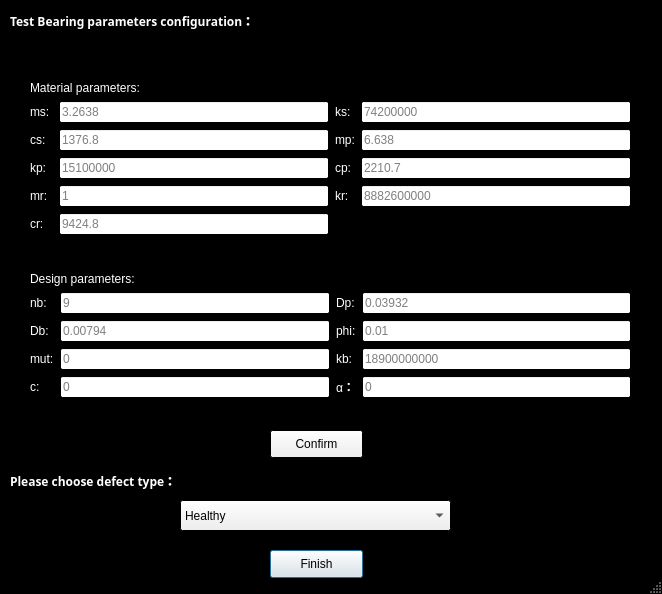
<?xml version="1.0" encoding="UTF-8"?>
<ui version="4.0">
 <class>Dialog</class>
 <widget class="QDialog" name="Dialog">
  <property name="geometry">
   <rect>
    <x>0</x>
    <y>0</y>
    <width>662</width>
    <height>594</height>
   </rect>
  </property>
  <property name="minimumSize">
   <size>
    <width>662</width>
    <height>594</height>
   </size>
  </property>
  <property name="maximumSize">
   <size>
    <width>662</width>
    <height>594</height>
   </size>
  </property>
  <property name="palette">
   <palette>
    <active>
     <colorrole role="Base">
      <brush brushstyle="SolidPattern">
       <color alpha="255">
        <red>255</red>
        <green>255</green>
        <blue>255</blue>
       </color>
      </brush>
     </colorrole>
     <colorrole role="Window">
      <brush brushstyle="SolidPattern">
       <color alpha="255">
        <red>0</red>
        <green>0</green>
        <blue>0</blue>
       </color>
      </brush>
     </colorrole>
    </active>
    <inactive>
     <colorrole role="Base">
      <brush brushstyle="SolidPattern">
       <color alpha="255">
        <red>255</red>
        <green>255</green>
        <blue>255</blue>
       </color>
      </brush>
     </colorrole>
     <colorrole role="Window">
      <brush brushstyle="SolidPattern">
       <color alpha="255">
        <red>0</red>
        <green>0</green>
        <blue>0</blue>
       </color>
      </brush>
     </colorrole>
    </inactive>
    <disabled>
     <colorrole role="Base">
      <brush brushstyle="SolidPattern">
       <color alpha="255">
        <red>0</red>
        <green>0</green>
        <blue>0</blue>
       </color>
      </brush>
     </colorrole>
     <colorrole role="Window">
      <brush brushstyle="SolidPattern">
       <color alpha="255">
        <red>0</red>
        <green>0</green>
        <blue>0</blue>
       </color>
      </brush>
     </colorrole>
    </disabled>
   </palette>
  </property>
  <property name="windowTitle">
   <string>Test Bearing</string>
  </property>
  <property name="sizeGripEnabled">
   <bool>true</bool>
  </property>
  <widget class="QLabel" name="label">
   <property name="geometry">
    <rect>
     <x>10</x>
     <y>470</y>
     <width>321</width>
     <height>21</height>
    </rect>
   </property>
   <property name="sizePolicy">
    <sizepolicy hsizetype="Preferred" vsizetype="Fixed">
     <horstretch>0</horstretch>
     <verstretch>0</verstretch>
    </sizepolicy>
   </property>
   <property name="palette">
    <palette>
     <active>
      <colorrole role="WindowText">
       <brush brushstyle="SolidPattern">
        <color alpha="255">
         <red>255</red>
         <green>255</green>
         <blue>255</blue>
        </color>
       </brush>
      </colorrole>
     </active>
     <inactive>
      <colorrole role="WindowText">
       <brush brushstyle="SolidPattern">
        <color alpha="255">
         <red>255</red>
         <green>255</green>
         <blue>255</blue>
        </color>
       </brush>
      </colorrole>
     </inactive>
     <disabled>
      <colorrole role="WindowText">
       <brush brushstyle="SolidPattern">
        <color alpha="255">
         <red>120</red>
         <green>120</green>
         <blue>120</blue>
        </color>
       </brush>
      </colorrole>
     </disabled>
    </palette>
   </property>
   <property name="font">
    <font>
     <family>Arial Black</family>
     <weight>75</weight>
     <bold>true</bold>
    </font>
   </property>
   <property name="text">
    <string>Please choose defect type：</string>
   </property>
  </widget>
  <widget class="QPushButton" name="pushButton_finish">
   <property name="geometry">
    <rect>
     <x>270</x>
     <y>550</y>
     <width>93</width>
     <height>28</height>
    </rect>
   </property>
   <property name="text">
    <string>Finish</string>
   </property>
  </widget>
  <widget class="QLabel" name="label_3">
   <property name="geometry">
    <rect>
     <x>10</x>
     <y>10</y>
     <width>341</width>
     <height>21</height>
    </rect>
   </property>
   <property name="palette">
    <palette>
     <active>
      <colorrole role="WindowText">
       <brush brushstyle="SolidPattern">
        <color alpha="255">
         <red>255</red>
         <green>255</green>
         <blue>255</blue>
        </color>
       </brush>
      </colorrole>
     </active>
     <inactive>
      <colorrole role="WindowText">
       <brush brushstyle="SolidPattern">
        <color alpha="255">
         <red>255</red>
         <green>255</green>
         <blue>255</blue>
        </color>
       </brush>
      </colorrole>
     </inactive>
     <disabled>
      <colorrole role="WindowText">
       <brush brushstyle="SolidPattern">
        <color alpha="255">
         <red>120</red>
         <green>120</green>
         <blue>120</blue>
        </color>
       </brush>
      </colorrole>
     </disabled>
    </palette>
   </property>
   <property name="font">
    <font>
     <family>Arial Black</family>
     <weight>75</weight>
     <bold>true</bold>
    </font>
   </property>
   <property name="text">
    <string>Test Bearing parameters configuration：</string>
   </property>
  </widget>
  <widget class="QPushButton" name="pushButton_confirm">
   <property name="geometry">
    <rect>
     <x>270</x>
     <y>430</y>
     <width>93</width>
     <height>28</height>
    </rect>
   </property>
   <property name="text">
    <string>Confirm</string>
   </property>
  </widget>
  <widget class="QComboBox" name="comboBox">
   <property name="geometry">
    <rect>
     <x>180</x>
     <y>500</y>
     <width>271</width>
     <height>31</height>
    </rect>
   </property>
   <property name="sizePolicy">
    <sizepolicy hsizetype="Minimum" vsizetype="Ignored">
     <horstretch>0</horstretch>
     <verstretch>0</verstretch>
    </sizepolicy>
   </property>
   <item>
    <property name="text">
     <string>Healthy</string>
    </property>
   </item>
   <item>
    <property name="text">
     <string>RaceWay</string>
    </property>
   </item>
   <item>
    <property name="text">
     <string>Ball</string>
    </property>
   </item>
  </widget>
  <widget class="QWidget" name="">
   <property name="geometry">
    <rect>
     <x>30</x>
     <y>50</y>
     <width>601</width>
     <height>381</height>
    </rect>
   </property>
   <layout class="QVBoxLayout" name="verticalLayout">
    <item>
     <layout class="QGridLayout" name="gridLayout">
      <item row="3" column="2">
       <widget class="QLabel" name="label_14">
        <property name="palette">
         <palette>
          <active>
           <colorrole role="WindowText">
            <brush brushstyle="SolidPattern">
             <color alpha="255">
              <red>255</red>
              <green>255</green>
              <blue>255</blue>
             </color>
            </brush>
           </colorrole>
          </active>
          <inactive>
           <colorrole role="WindowText">
            <brush brushstyle="SolidPattern">
             <color alpha="255">
              <red>255</red>
              <green>255</green>
              <blue>255</blue>
             </color>
            </brush>
           </colorrole>
          </inactive>
          <disabled>
           <colorrole role="WindowText">
            <brush brushstyle="SolidPattern">
             <color alpha="255">
              <red>120</red>
              <green>120</green>
              <blue>120</blue>
             </color>
            </brush>
           </colorrole>
          </disabled>
         </palette>
        </property>
        <property name="toolTip">
         <string>&lt;html&gt;&lt;head/&gt;&lt;body&gt;&lt;p&gt;Pedestal damping&lt;/p&gt;&lt;p&gt;Unit: Ns/m&lt;/p&gt;&lt;/body&gt;&lt;/html&gt;</string>
        </property>
        <property name="text">
         <string>cp:</string>
        </property>
       </widget>
      </item>
      <item row="3" column="1">
       <widget class="QLineEdit" name="lineEdit_bearing_kp">
        <property name="placeholderText">
         <string>15100000</string>
        </property>
       </widget>
      </item>
      <item row="2" column="3">
       <widget class="QLineEdit" name="lineEdit_bearing_mp">
        <property name="placeholderText">
         <string>6.638</string>
        </property>
       </widget>
      </item>
      <item row="5" column="1">
       <widget class="QLineEdit" name="lineEdit_bearing_cr">
        <property name="placeholderText">
         <string>9424.8</string>
        </property>
       </widget>
      </item>
      <item row="4" column="0">
       <widget class="QLabel" name="label_19">
        <property name="palette">
         <palette>
          <active>
           <colorrole role="WindowText">
            <brush brushstyle="SolidPattern">
             <color alpha="255">
              <red>255</red>
              <green>255</green>
              <blue>255</blue>
             </color>
            </brush>
           </colorrole>
          </active>
          <inactive>
           <colorrole role="WindowText">
            <brush brushstyle="SolidPattern">
             <color alpha="255">
              <red>255</red>
              <green>255</green>
              <blue>255</blue>
             </color>
            </brush>
           </colorrole>
          </inactive>
          <disabled>
           <colorrole role="WindowText">
            <brush brushstyle="SolidPattern">
             <color alpha="255">
              <red>120</red>
              <green>120</green>
              <blue>120</blue>
             </color>
            </brush>
           </colorrole>
          </disabled>
         </palette>
        </property>
        <property name="toolTip">
         <string>&lt;html&gt;&lt;head/&gt;&lt;body&gt;&lt;p&gt;Resonator Mass&lt;/p&gt;&lt;p&gt;Unit: kg&lt;/p&gt;&lt;/body&gt;&lt;/html&gt;</string>
        </property>
        <property name="text">
         <string>mr:</string>
        </property>
       </widget>
      </item>
      <item row="2" column="2">
       <widget class="QLabel" name="label_10">
        <property name="palette">
         <palette>
          <active>
           <colorrole role="WindowText">
            <brush brushstyle="SolidPattern">
             <color alpha="255">
              <red>255</red>
              <green>255</green>
              <blue>255</blue>
             </color>
            </brush>
           </colorrole>
          </active>
          <inactive>
           <colorrole role="WindowText">
            <brush brushstyle="SolidPattern">
             <color alpha="255">
              <red>255</red>
              <green>255</green>
              <blue>255</blue>
             </color>
            </brush>
           </colorrole>
          </inactive>
          <disabled>
           <colorrole role="WindowText">
            <brush brushstyle="SolidPattern">
             <color alpha="255">
              <red>120</red>
              <green>120</green>
              <blue>120</blue>
             </color>
            </brush>
           </colorrole>
          </disabled>
         </palette>
        </property>
        <property name="toolTip">
         <string>&lt;html&gt;&lt;head/&gt;&lt;body&gt;&lt;p&gt;Pedestal Mass&lt;/p&gt;&lt;p&gt;Unit: kg&lt;/p&gt;&lt;/body&gt;&lt;/html&gt;</string>
        </property>
        <property name="text">
         <string>mp:</string>
        </property>
       </widget>
      </item>
      <item row="3" column="3">
       <widget class="QLineEdit" name="lineEdit_bearing_cp">
        <property name="placeholderText">
         <string>2210.7</string>
        </property>
       </widget>
      </item>
      <item row="0" column="0" colspan="2">
       <widget class="QLabel" name="label_2">
        <property name="sizePolicy">
         <sizepolicy hsizetype="Preferred" vsizetype="Fixed">
          <horstretch>0</horstretch>
          <verstretch>0</verstretch>
         </sizepolicy>
        </property>
        <property name="palette">
         <palette>
          <active>
           <colorrole role="WindowText">
            <brush brushstyle="SolidPattern">
             <color alpha="255">
              <red>255</red>
              <green>255</green>
              <blue>255</blue>
             </color>
            </brush>
           </colorrole>
          </active>
          <inactive>
           <colorrole role="WindowText">
            <brush brushstyle="SolidPattern">
             <color alpha="255">
              <red>255</red>
              <green>255</green>
              <blue>255</blue>
             </color>
            </brush>
           </colorrole>
          </inactive>
          <disabled>
           <colorrole role="WindowText">
            <brush brushstyle="SolidPattern">
             <color alpha="255">
              <red>120</red>
              <green>120</green>
              <blue>120</blue>
             </color>
            </brush>
           </colorrole>
          </disabled>
         </palette>
        </property>
        <property name="text">
         <string>Material parameters:</string>
        </property>
       </widget>
      </item>
      <item row="4" column="3">
       <widget class="QLineEdit" name="lineEdit_bearing_kr">
        <property name="placeholderText">
         <string>8882600000</string>
        </property>
       </widget>
      </item>
      <item row="1" column="1">
       <widget class="QLineEdit" name="lineEdit_bearing_ms">
        <property name="placeholderText">
         <string>3.2638</string>
        </property>
       </widget>
      </item>
      <item row="2" column="1">
       <widget class="QLineEdit" name="lineEdit_bearing_cs">
        <property name="placeholderText">
         <string>1376.8</string>
        </property>
       </widget>
      </item>
      <item row="1" column="2">
       <widget class="QLabel" name="label_6">
        <property name="palette">
         <palette>
          <active>
           <colorrole role="WindowText">
            <brush brushstyle="SolidPattern">
             <color alpha="255">
              <red>255</red>
              <green>255</green>
              <blue>255</blue>
             </color>
            </brush>
           </colorrole>
          </active>
          <inactive>
           <colorrole role="WindowText">
            <brush brushstyle="SolidPattern">
             <color alpha="255">
              <red>255</red>
              <green>255</green>
              <blue>255</blue>
             </color>
            </brush>
           </colorrole>
          </inactive>
          <disabled>
           <colorrole role="WindowText">
            <brush brushstyle="SolidPattern">
             <color alpha="255">
              <red>120</red>
              <green>120</green>
              <blue>120</blue>
             </color>
            </brush>
           </colorrole>
          </disabled>
         </palette>
        </property>
        <property name="toolTip">
         <string>&lt;html&gt;&lt;head/&gt;&lt;body&gt;&lt;p&gt;Shaft Stiffness&lt;/p&gt;&lt;p&gt;Unit:N/m&lt;/p&gt;&lt;/body&gt;&lt;/html&gt;</string>
        </property>
        <property name="text">
         <string>ks:</string>
        </property>
       </widget>
      </item>
      <item row="1" column="3">
       <widget class="QLineEdit" name="lineEdit_bearing_ks">
        <property name="placeholderText">
         <string>74200000</string>
        </property>
       </widget>
      </item>
      <item row="1" column="0">
       <widget class="QLabel" name="label_4">
        <property name="sizePolicy">
         <sizepolicy hsizetype="Preferred" vsizetype="Preferred">
          <horstretch>0</horstretch>
          <verstretch>0</verstretch>
         </sizepolicy>
        </property>
        <property name="palette">
         <palette>
          <active>
           <colorrole role="WindowText">
            <brush brushstyle="SolidPattern">
             <color alpha="255">
              <red>255</red>
              <green>255</green>
              <blue>255</blue>
             </color>
            </brush>
           </colorrole>
          </active>
          <inactive>
           <colorrole role="WindowText">
            <brush brushstyle="SolidPattern">
             <color alpha="255">
              <red>255</red>
              <green>255</green>
              <blue>255</blue>
             </color>
            </brush>
           </colorrole>
          </inactive>
          <disabled>
           <colorrole role="WindowText">
            <brush brushstyle="SolidPattern">
             <color alpha="255">
              <red>120</red>
              <green>120</green>
              <blue>120</blue>
             </color>
            </brush>
           </colorrole>
          </disabled>
         </palette>
        </property>
        <property name="toolTip">
         <string>&lt;html&gt;&lt;head/&gt;&lt;body&gt;&lt;p&gt;Shaft Mass&lt;/p&gt;&lt;p&gt;Unit: kg&lt;/p&gt;&lt;/body&gt;&lt;/html&gt;</string>
        </property>
        <property name="text">
         <string>ms: </string>
        </property>
       </widget>
      </item>
      <item row="4" column="1">
       <widget class="QLineEdit" name="lineEdit_bearing_mr">
        <property name="placeholderText">
         <string>1</string>
        </property>
       </widget>
      </item>
      <item row="4" column="2">
       <widget class="QLabel" name="label_17">
        <property name="palette">
         <palette>
          <active>
           <colorrole role="WindowText">
            <brush brushstyle="SolidPattern">
             <color alpha="255">
              <red>255</red>
              <green>255</green>
              <blue>255</blue>
             </color>
            </brush>
           </colorrole>
          </active>
          <inactive>
           <colorrole role="WindowText">
            <brush brushstyle="SolidPattern">
             <color alpha="255">
              <red>255</red>
              <green>255</green>
              <blue>255</blue>
             </color>
            </brush>
           </colorrole>
          </inactive>
          <disabled>
           <colorrole role="WindowText">
            <brush brushstyle="SolidPattern">
             <color alpha="255">
              <red>120</red>
              <green>120</green>
              <blue>120</blue>
             </color>
            </brush>
           </colorrole>
          </disabled>
         </palette>
        </property>
        <property name="toolTip">
         <string>&lt;html&gt;&lt;head/&gt;&lt;body&gt;&lt;p&gt;Resonator Stiffness&lt;/p&gt;&lt;p&gt;Unit: N/m&lt;/p&gt;&lt;/body&gt;&lt;/html&gt;</string>
        </property>
        <property name="text">
         <string>kr:</string>
        </property>
       </widget>
      </item>
      <item row="3" column="0">
       <widget class="QLabel" name="label_12">
        <property name="palette">
         <palette>
          <active>
           <colorrole role="WindowText">
            <brush brushstyle="SolidPattern">
             <color alpha="255">
              <red>255</red>
              <green>255</green>
              <blue>255</blue>
             </color>
            </brush>
           </colorrole>
          </active>
          <inactive>
           <colorrole role="WindowText">
            <brush brushstyle="SolidPattern">
             <color alpha="255">
              <red>255</red>
              <green>255</green>
              <blue>255</blue>
             </color>
            </brush>
           </colorrole>
          </inactive>
          <disabled>
           <colorrole role="WindowText">
            <brush brushstyle="SolidPattern">
             <color alpha="255">
              <red>120</red>
              <green>120</green>
              <blue>120</blue>
             </color>
            </brush>
           </colorrole>
          </disabled>
         </palette>
        </property>
        <property name="toolTip">
         <string>&lt;html&gt;&lt;head/&gt;&lt;body&gt;&lt;p&gt;Pedestal Stiffness&lt;/p&gt;&lt;p&gt;Unit: N/m&lt;/p&gt;&lt;/body&gt;&lt;/html&gt;</string>
        </property>
        <property name="text">
         <string>kp:</string>
        </property>
       </widget>
      </item>
      <item row="2" column="0">
       <widget class="QLabel" name="label_8">
        <property name="palette">
         <palette>
          <active>
           <colorrole role="WindowText">
            <brush brushstyle="SolidPattern">
             <color alpha="255">
              <red>255</red>
              <green>255</green>
              <blue>255</blue>
             </color>
            </brush>
           </colorrole>
          </active>
          <inactive>
           <colorrole role="WindowText">
            <brush brushstyle="SolidPattern">
             <color alpha="255">
              <red>255</red>
              <green>255</green>
              <blue>255</blue>
             </color>
            </brush>
           </colorrole>
          </inactive>
          <disabled>
           <colorrole role="WindowText">
            <brush brushstyle="SolidPattern">
             <color alpha="255">
              <red>120</red>
              <green>120</green>
              <blue>120</blue>
             </color>
            </brush>
           </colorrole>
          </disabled>
         </palette>
        </property>
        <property name="toolTip">
         <string>&lt;html&gt;&lt;head/&gt;&lt;body&gt;&lt;p&gt;Shaft damping&lt;/p&gt;&lt;p&gt;Unit: Ns/m&lt;/p&gt;&lt;/body&gt;&lt;/html&gt;</string>
        </property>
        <property name="text">
         <string>cs:</string>
        </property>
       </widget>
      </item>
      <item row="5" column="0">
       <widget class="QLabel" name="label_20">
        <property name="palette">
         <palette>
          <active>
           <colorrole role="WindowText">
            <brush brushstyle="SolidPattern">
             <color alpha="255">
              <red>255</red>
              <green>255</green>
              <blue>255</blue>
             </color>
            </brush>
           </colorrole>
          </active>
          <inactive>
           <colorrole role="WindowText">
            <brush brushstyle="SolidPattern">
             <color alpha="255">
              <red>255</red>
              <green>255</green>
              <blue>255</blue>
             </color>
            </brush>
           </colorrole>
          </inactive>
          <disabled>
           <colorrole role="WindowText">
            <brush brushstyle="SolidPattern">
             <color alpha="255">
              <red>120</red>
              <green>120</green>
              <blue>120</blue>
             </color>
            </brush>
           </colorrole>
          </disabled>
         </palette>
        </property>
        <property name="toolTip">
         <string>&lt;html&gt;&lt;head/&gt;&lt;body&gt;&lt;p&gt;Resonator Damping&lt;/p&gt;&lt;p&gt;Unit: Ns/m&lt;/p&gt;&lt;/body&gt;&lt;/html&gt;</string>
        </property>
        <property name="text">
         <string>cr:</string>
        </property>
       </widget>
      </item>
     </layout>
    </item>
    <item>
     <layout class="QGridLayout" name="gridLayout_2">
      <item row="0" column="0" colspan="2">
       <widget class="QLabel" name="label_22">
        <property name="sizePolicy">
         <sizepolicy hsizetype="Preferred" vsizetype="Fixed">
          <horstretch>0</horstretch>
          <verstretch>0</verstretch>
         </sizepolicy>
        </property>
        <property name="palette">
         <palette>
          <active>
           <colorrole role="WindowText">
            <brush brushstyle="SolidPattern">
             <color alpha="255">
              <red>255</red>
              <green>255</green>
              <blue>255</blue>
             </color>
            </brush>
           </colorrole>
          </active>
          <inactive>
           <colorrole role="WindowText">
            <brush brushstyle="SolidPattern">
             <color alpha="255">
              <red>255</red>
              <green>255</green>
              <blue>255</blue>
             </color>
            </brush>
           </colorrole>
          </inactive>
          <disabled>
           <colorrole role="WindowText">
            <brush brushstyle="SolidPattern">
             <color alpha="255">
              <red>120</red>
              <green>120</green>
              <blue>120</blue>
             </color>
            </brush>
           </colorrole>
          </disabled>
         </palette>
        </property>
        <property name="text">
         <string>Design parameters:</string>
        </property>
       </widget>
      </item>
      <item row="1" column="0">
       <widget class="QLabel" name="label_41">
        <property name="sizePolicy">
         <sizepolicy hsizetype="Preferred" vsizetype="Preferred">
          <horstretch>0</horstretch>
          <verstretch>0</verstretch>
         </sizepolicy>
        </property>
        <property name="palette">
         <palette>
          <active>
           <colorrole role="WindowText">
            <brush brushstyle="SolidPattern">
             <color alpha="255">
              <red>255</red>
              <green>255</green>
              <blue>255</blue>
             </color>
            </brush>
           </colorrole>
          </active>
          <inactive>
           <colorrole role="WindowText">
            <brush brushstyle="SolidPattern">
             <color alpha="255">
              <red>255</red>
              <green>255</green>
              <blue>255</blue>
             </color>
            </brush>
           </colorrole>
          </inactive>
          <disabled>
           <colorrole role="WindowText">
            <brush brushstyle="SolidPattern">
             <color alpha="255">
              <red>120</red>
              <green>120</green>
              <blue>120</blue>
             </color>
            </brush>
           </colorrole>
          </disabled>
         </palette>
        </property>
        <property name="toolTip">
         <string>&lt;html&gt;&lt;head/&gt;&lt;body&gt;&lt;p&gt;Ball Number&lt;/p&gt;&lt;/body&gt;&lt;/html&gt;</string>
        </property>
        <property name="text">
         <string>nb:</string>
        </property>
       </widget>
      </item>
      <item row="1" column="1">
       <widget class="QLineEdit" name="lineEdit_bearing_nb">
        <property name="placeholderText">
         <string>9</string>
        </property>
       </widget>
      </item>
      <item row="1" column="2">
       <widget class="QLabel" name="label_43">
        <property name="palette">
         <palette>
          <active>
           <colorrole role="WindowText">
            <brush brushstyle="SolidPattern">
             <color alpha="255">
              <red>255</red>
              <green>255</green>
              <blue>255</blue>
             </color>
            </brush>
           </colorrole>
          </active>
          <inactive>
           <colorrole role="WindowText">
            <brush brushstyle="SolidPattern">
             <color alpha="255">
              <red>255</red>
              <green>255</green>
              <blue>255</blue>
             </color>
            </brush>
           </colorrole>
          </inactive>
          <disabled>
           <colorrole role="WindowText">
            <brush brushstyle="SolidPattern">
             <color alpha="255">
              <red>120</red>
              <green>120</green>
              <blue>120</blue>
             </color>
            </brush>
           </colorrole>
          </disabled>
         </palette>
        </property>
        <property name="toolTip">
         <string>&lt;html&gt;&lt;head/&gt;&lt;body&gt;&lt;p&gt;Pitch Diameter&lt;/p&gt;&lt;p&gt;Unit: m&lt;/p&gt;&lt;/body&gt;&lt;/html&gt;</string>
        </property>
        <property name="text">
         <string>Dp:</string>
        </property>
       </widget>
      </item>
      <item row="1" column="3">
       <widget class="QLineEdit" name="lineEdit_bearing_Dp">
        <property name="placeholderText">
         <string>0.03932</string>
        </property>
       </widget>
      </item>
      <item row="2" column="0">
       <widget class="QLabel" name="label_45">
        <property name="palette">
         <palette>
          <active>
           <colorrole role="WindowText">
            <brush brushstyle="SolidPattern">
             <color alpha="255">
              <red>255</red>
              <green>255</green>
              <blue>255</blue>
             </color>
            </brush>
           </colorrole>
          </active>
          <inactive>
           <colorrole role="WindowText">
            <brush brushstyle="SolidPattern">
             <color alpha="255">
              <red>255</red>
              <green>255</green>
              <blue>255</blue>
             </color>
            </brush>
           </colorrole>
          </inactive>
          <disabled>
           <colorrole role="WindowText">
            <brush brushstyle="SolidPattern">
             <color alpha="255">
              <red>120</red>
              <green>120</green>
              <blue>120</blue>
             </color>
            </brush>
           </colorrole>
          </disabled>
         </palette>
        </property>
        <property name="toolTip">
         <string>&lt;html&gt;&lt;head/&gt;&lt;body&gt;&lt;p&gt;Ball Diameter&lt;/p&gt;&lt;p&gt;Unit: m&lt;/p&gt;&lt;/body&gt;&lt;/html&gt;</string>
        </property>
        <property name="text">
         <string>Db:</string>
        </property>
       </widget>
      </item>
      <item row="2" column="1">
       <widget class="QLineEdit" name="lineEdit_bearing_Db">
        <property name="placeholderText">
         <string>0.00794</string>
        </property>
       </widget>
      </item>
      <item row="2" column="2">
       <widget class="QLabel" name="label_47">
        <property name="palette">
         <palette>
          <active>
           <colorrole role="WindowText">
            <brush brushstyle="SolidPattern">
             <color alpha="255">
              <red>255</red>
              <green>255</green>
              <blue>255</blue>
             </color>
            </brush>
           </colorrole>
          </active>
          <inactive>
           <colorrole role="WindowText">
            <brush brushstyle="SolidPattern">
             <color alpha="255">
              <red>255</red>
              <green>255</green>
              <blue>255</blue>
             </color>
            </brush>
           </colorrole>
          </inactive>
          <disabled>
           <colorrole role="WindowText">
            <brush brushstyle="SolidPattern">
             <color alpha="255">
              <red>120</red>
              <green>120</green>
              <blue>120</blue>
             </color>
            </brush>
           </colorrole>
          </disabled>
         </palette>
        </property>
        <property name="toolTip">
         <string>&lt;html&gt;&lt;head/&gt;&lt;body&gt;&lt;p&gt;Ball slip angle&lt;/p&gt;&lt;p&gt;Unit: rad&lt;/p&gt;&lt;/body&gt;&lt;/html&gt;</string>
        </property>
        <property name="text">
         <string>phi:</string>
        </property>
       </widget>
      </item>
      <item row="2" column="3">
       <widget class="QLineEdit" name="lineEdit_bearing_phi_slip">
        <property name="sizePolicy">
         <sizepolicy hsizetype="Ignored" vsizetype="Fixed">
          <horstretch>0</horstretch>
          <verstretch>0</verstretch>
         </sizepolicy>
        </property>
        <property name="placeholderText">
         <string>0.01</string>
        </property>
       </widget>
      </item>
      <item row="3" column="0">
       <widget class="QLabel" name="label_49">
        <property name="palette">
         <palette>
          <active>
           <colorrole role="WindowText">
            <brush brushstyle="SolidPattern">
             <color alpha="255">
              <red>255</red>
              <green>255</green>
              <blue>255</blue>
             </color>
            </brush>
           </colorrole>
          </active>
          <inactive>
           <colorrole role="WindowText">
            <brush brushstyle="SolidPattern">
             <color alpha="255">
              <red>255</red>
              <green>255</green>
              <blue>255</blue>
             </color>
            </brush>
           </colorrole>
          </inactive>
          <disabled>
           <colorrole role="WindowText">
            <brush brushstyle="SolidPattern">
             <color alpha="255">
              <red>120</red>
              <green>120</green>
              <blue>120</blue>
             </color>
            </brush>
           </colorrole>
          </disabled>
         </palette>
        </property>
        <property name="toolTip">
         <string>&lt;html&gt;&lt;head/&gt;&lt;body&gt;&lt;p&gt;Mutation percetage&lt;/p&gt;&lt;/body&gt;&lt;/html&gt;</string>
        </property>
        <property name="text">
         <string>mut:</string>
        </property>
       </widget>
      </item>
      <item row="3" column="1">
       <widget class="QLineEdit" name="lineEdit_bearing_mut">
        <property name="placeholderText">
         <string>0</string>
        </property>
       </widget>
      </item>
      <item row="3" column="2">
       <widget class="QLabel" name="label_51">
        <property name="palette">
         <palette>
          <active>
           <colorrole role="WindowText">
            <brush brushstyle="SolidPattern">
             <color alpha="255">
              <red>255</red>
              <green>255</green>
              <blue>255</blue>
             </color>
            </brush>
           </colorrole>
          </active>
          <inactive>
           <colorrole role="WindowText">
            <brush brushstyle="SolidPattern">
             <color alpha="255">
              <red>255</red>
              <green>255</green>
              <blue>255</blue>
             </color>
            </brush>
           </colorrole>
          </inactive>
          <disabled>
           <colorrole role="WindowText">
            <brush brushstyle="SolidPattern">
             <color alpha="255">
              <red>120</red>
              <green>120</green>
              <blue>120</blue>
             </color>
            </brush>
           </colorrole>
          </disabled>
         </palette>
        </property>
        <property name="toolTip">
         <string>&lt;html&gt;&lt;head/&gt;&lt;body&gt;&lt;p&gt;Ball Stiffness&lt;/p&gt;&lt;p&gt;Unit: N/m&lt;/p&gt;&lt;/body&gt;&lt;/html&gt;</string>
        </property>
        <property name="text">
         <string>kb:</string>
        </property>
       </widget>
      </item>
      <item row="3" column="3">
       <widget class="QLineEdit" name="lineEdit_bearing_kb">
        <property name="sizePolicy">
         <sizepolicy hsizetype="Ignored" vsizetype="Fixed">
          <horstretch>0</horstretch>
          <verstretch>0</verstretch>
         </sizepolicy>
        </property>
        <property name="placeholderText">
         <string>18900000000</string>
        </property>
       </widget>
      </item>
      <item row="4" column="0">
       <widget class="QLabel" name="label_53">
        <property name="palette">
         <palette>
          <active>
           <colorrole role="WindowText">
            <brush brushstyle="SolidPattern">
             <color alpha="255">
              <red>255</red>
              <green>255</green>
              <blue>255</blue>
             </color>
            </brush>
           </colorrole>
          </active>
          <inactive>
           <colorrole role="WindowText">
            <brush brushstyle="SolidPattern">
             <color alpha="255">
              <red>255</red>
              <green>255</green>
              <blue>255</blue>
             </color>
            </brush>
           </colorrole>
          </inactive>
          <disabled>
           <colorrole role="WindowText">
            <brush brushstyle="SolidPattern">
             <color alpha="255">
              <red>120</red>
              <green>120</green>
              <blue>120</blue>
             </color>
            </brush>
           </colorrole>
          </disabled>
         </palette>
        </property>
        <property name="toolTip">
         <string>&lt;html&gt;&lt;head/&gt;&lt;body&gt;&lt;p&gt;Bearing Clearance&lt;/p&gt;&lt;p&gt;Unit: m&lt;/p&gt;&lt;/body&gt;&lt;/html&gt;</string>
        </property>
        <property name="text">
         <string>c:</string>
        </property>
       </widget>
      </item>
      <item row="4" column="1">
       <widget class="QLineEdit" name="lineEdit_bearing_c">
        <property name="placeholderText">
         <string>0</string>
        </property>
       </widget>
      </item>
      <item row="4" column="2">
       <widget class="QLabel" name="label_55">
        <property name="palette">
         <palette>
          <active>
           <colorrole role="WindowText">
            <brush brushstyle="SolidPattern">
             <color alpha="255">
              <red>255</red>
              <green>255</green>
              <blue>255</blue>
             </color>
            </brush>
           </colorrole>
          </active>
          <inactive>
           <colorrole role="WindowText">
            <brush brushstyle="SolidPattern">
             <color alpha="255">
              <red>255</red>
              <green>255</green>
              <blue>255</blue>
             </color>
            </brush>
           </colorrole>
          </inactive>
          <disabled>
           <colorrole role="WindowText">
            <brush brushstyle="SolidPattern">
             <color alpha="255">
              <red>120</red>
              <green>120</green>
              <blue>120</blue>
             </color>
            </brush>
           </colorrole>
          </disabled>
         </palette>
        </property>
        <property name="toolTip">
         <string>&lt;html&gt;&lt;head/&gt;&lt;body&gt;&lt;p&gt;Contact Angular&lt;/p&gt;&lt;p&gt;Unit: rad&lt;/p&gt;&lt;/body&gt;&lt;/html&gt;</string>
        </property>
        <property name="text">
         <string>α：</string>
        </property>
       </widget>
      </item>
      <item row="4" column="3">
       <widget class="QLineEdit" name="lineEdit_bearing_alpha">
        <property name="placeholderText">
         <string>0</string>
        </property>
       </widget>
      </item>
     </layout>
    </item>
   </layout>
  </widget>
 </widget>
 <resources/>
 <connections/>
</ui>
